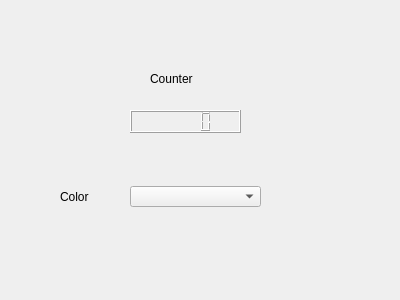
<?xml version="1.0" encoding="UTF-8"?>
<ui version="4.0">
 <class>Dialog</class>
 <widget class="QDialog" name="Dialog">
  <property name="geometry">
   <rect>
    <x>0</x>
    <y>0</y>
    <width>400</width>
    <height>300</height>
   </rect>
  </property>
  <property name="windowTitle">
   <string>Dialog</string>
  </property>
  <widget class="QComboBox" name="comboBox">
   <property name="geometry">
    <rect>
     <x>130</x>
     <y>186</y>
     <width>131</width>
     <height>21</height>
    </rect>
   </property>
  </widget>
  <widget class="QLabel" name="label">
   <property name="geometry">
    <rect>
     <x>60</x>
     <y>186</y>
     <width>68</width>
     <height>21</height>
    </rect>
   </property>
   <property name="text">
    <string>Color</string>
   </property>
  </widget>
  <widget class="QLabel" name="label_2">
   <property name="geometry">
    <rect>
     <x>150</x>
     <y>70</y>
     <width>68</width>
     <height>17</height>
    </rect>
   </property>
   <property name="text">
    <string>Counter</string>
   </property>
  </widget>
  <widget class="QLCDNumber" name="lcdNumber">
   <property name="geometry">
    <rect>
     <x>130</x>
     <y>110</y>
     <width>111</width>
     <height>23</height>
    </rect>
   </property>
  </widget>
 </widget>
 <resources/>
 <connections/>
</ui>
